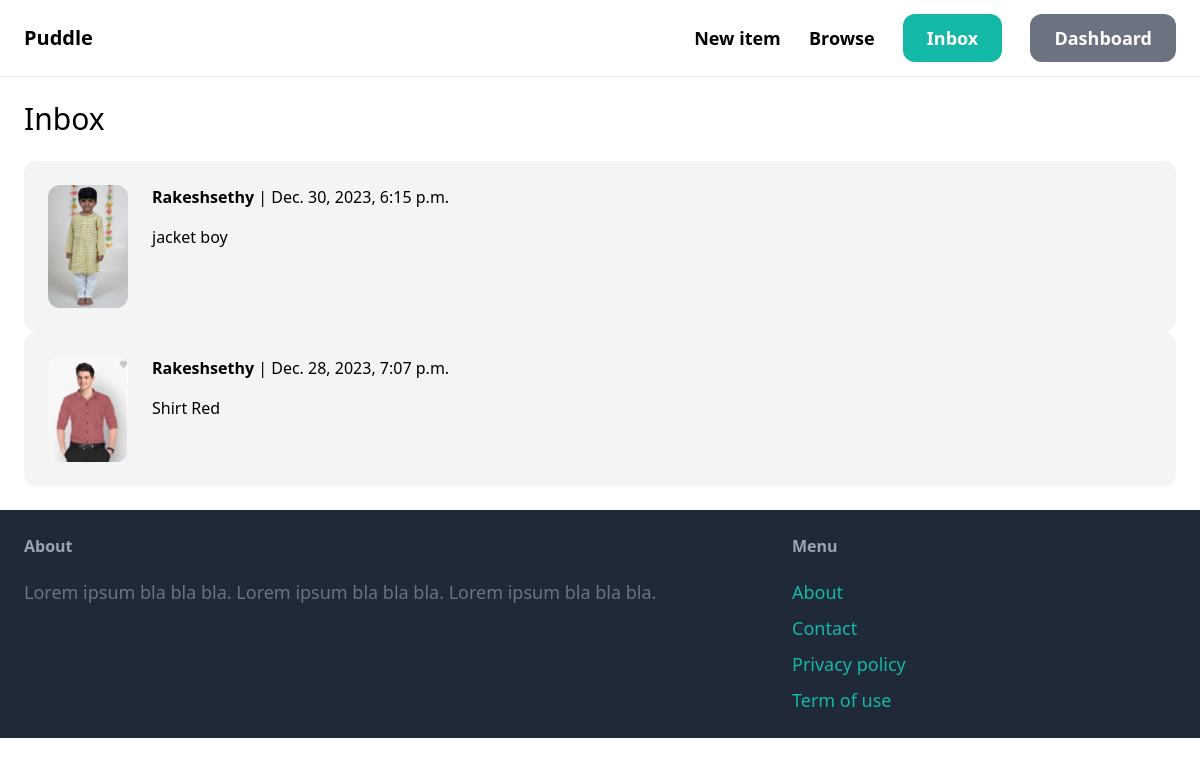
The page /inbox/ (signed in) on the database its author committed.
### conversation/models.py (models this page shows)
class Conversation(models.Model):
    item = models.ForeignKey(Item, related_name='conversation',on_delete=models.CASCADE)
    members = models.ManyToManyField(User, related_name='conversations')
    created_at = models.DateTimeField(auto_now=True)
    modified_at = models.DateTimeField(auto_now=True)
    class Meta:
        ordering = ('-modified_at',)

### App_item/models.py (models this page shows, shortened)
class Item(models.Model):
    category = models.ForeignKey(Category, related_name='items', on_delete=models.CASCADE)
    name = models.CharField(max_length=255)
    description = models.TextField(blank=True, null=True)
    price = models.FloatField()
    imgae = models.ImageField(upload_to='item_images', blank=True, null=True)
    is_sold = models.BooleanField(default=False)
    created_by = models.ForeignKey(User, related_name='items', on_delete=models.CASCADE)
    created_at = models.DateField(auto_now_add=True)

### conversation/views.py (the view)
# urls.py: path('inbox/', include('conversation.urls')),
@login_required
def inbox(request):
    conversations = Conversation.objects.filter(members__in=[request.user.id])
    return render(request, 'conversation/inbox.html', {
        'conversations': conversations
    })

### conversation/templates/conversation/inbox.html (shortened to what this page needs)
{% extends "core/base.html" %}
{% block content %}
  <h1 class="mb-6 text-3xl">Inbox</h1>
  <div class="space-y-6">
     {% for conversation in conversations  %}
        <a href="{% url 'conversation:detail' conversation.id %}">
            <div class="p-6 flex bg-gray-100 rounded-xl">
              <div class="pr-6">
                <img src="{{ conversation.item.imgae.url }}" class="w-20 rounded-xl">
              </div>
              <div class="">
                 {% for member in conversation.members.all %}
                    {% if member != request.user %}
                      <p class="mb-4"><strong>{{ member.username }}</strong> | {{ conversation.modified_at }}</p>
                       <p class="">{{ conversation.item.name }}</p>
                    {% endif %}
                 {% endfor %}
              </div>
            </div>
        </a>
     {% endfor %}
  </div>
{% endblock  %}

### rows shown on the page
Conversation: item.imgae (picture), modified_at "Dec. 30, 2023, 6:15 p.m.", item.name "jacket boy"
Conversation: item.imgae (picture), modified_at "Dec. 28, 2023, 7:07 p.m.", item.name "Shirt Red"

### other values the page prints
{{ member.username }} "Rakeshsethy"
